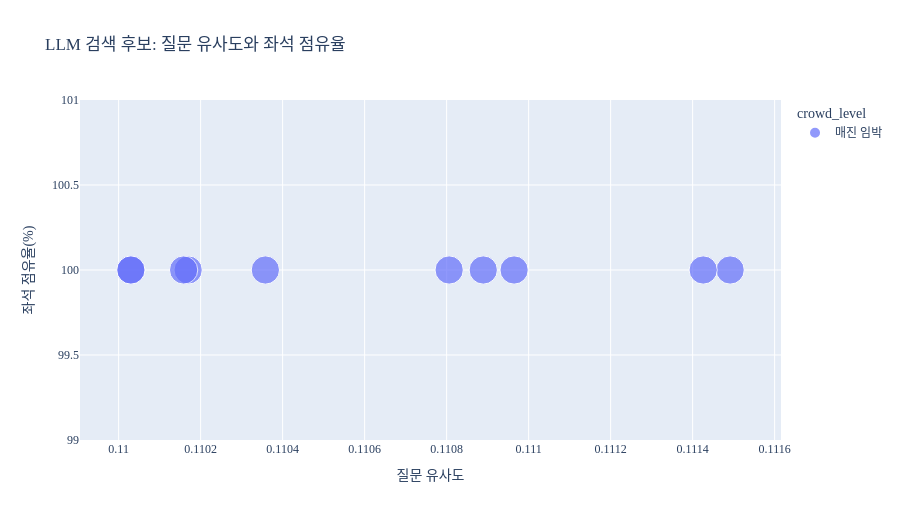

Notebook code for this chart:
### Code cell
fig = px.scatter(
    candidates,
    x='similarity',
    y='attendance_rate_pct',
    size='attendance',
    color='crowd_level',
    hover_data=['date', 'weekday', 'home_team', 'away_team', 'stadium', 'attendance'],
    title='LLM 검색 후보: 질문 유사도와 좌석 점유율',
    labels={'similarity': '질문 유사도', 'attendance_rate_pct': '좌석 점유율(%)'},
)
fig.update_layout(font_family=PLOTLY_FONT, height=520)
fig.show()

### Figure 1 — Plotly figure (JSON) as saved in the notebook; plotly's stock layout.template omitted (floating-point values rounded to 4 significant figures)
{"data": [{"customdata": [["2024-08-17T00:00:00", "토", "LG", "KIA", "잠실", 23750], ["2025-04-06T00:00:00", "일", "LG", "KIA", "잠실", 23750], ["2025-05-04T00:00:00", "일", "LG", "SSG", "잠실", 23750], ["2025-06-07T00:00:00", "토", "두산", "롯데", "잠실", 23750], ["2025-06-08T00:00:00", "일", "두산", "롯데", "잠실", 23750], ["2024-08-24T00:00:00", "토", "두산", "한화", "잠실", 23750], ["2025-06-28T00:00:00", "토", "LG", "KIA", "잠실", 23750], ["2024-09-07T00:00:00", "토", "LG", "한화", "잠실", 23750], ["2025-05-03T00:00:00", "토", "LG", "SSG", "잠실", 23750], ["2024-04-27T00:00:00", "토", "LG", "KIA", "잠실", 23750]], "hovertemplate": "crowd_level=매진 임박<br>질문 유사도=%{x}<br>좌석 점유율(%)=%{y}<br>attendance=%{customdata[5]}<br>date=%{customdata[0]}<br>weekday=%{customdata[1]}<br>home_team=%{customdata[2]}<br>away_team=%{customdata[3]}<br>stadium=%{customdata[4]}<extra></extra>", "legendgroup": "매진 임박", "marker": {"color": "#636efa", "size": [23750.0, 23750.0, 23750.0, 23750.0, 23750.0, 23750.0, 23750.0, 23750.0, 23750.0, 23750.0], "sizemode": "area", "sizeref": 59.38, "symbol": "circle"}, "mode": "markers", "name": "매진 임박", "orientation": "v", "showlegend": true, "type": "scatter", "x": [0.1115, 0.1114, 0.111, 0.1109, 0.1108, 0.1104, 0.1102, 0.1102, 0.11, 0.11], "xaxis": "x", "y": [100.0, 100.0, 100.0, 100.0, 100.0, 100.0, 100.0, 100.0, 100.0, 100.0], "yaxis": "y"}], "layout": {"font": {"family": "Malgun Gothic"}, "height": 520, "legend": {"itemsizing": "constant", "title": {"text": "crowd_level"}, "tracegroupgap": 0}, "title": {"text": "LLM 검색 후보: 질문 유사도와 좌석 점유율"}, "xaxis": {"anchor": "y", "domain": [0, 1], "title": {"text": "질문 유사도"}}, "yaxis": {"anchor": "x", "domain": [0, 1], "title": {"text": "좌석 점유율(%)"}}}}
